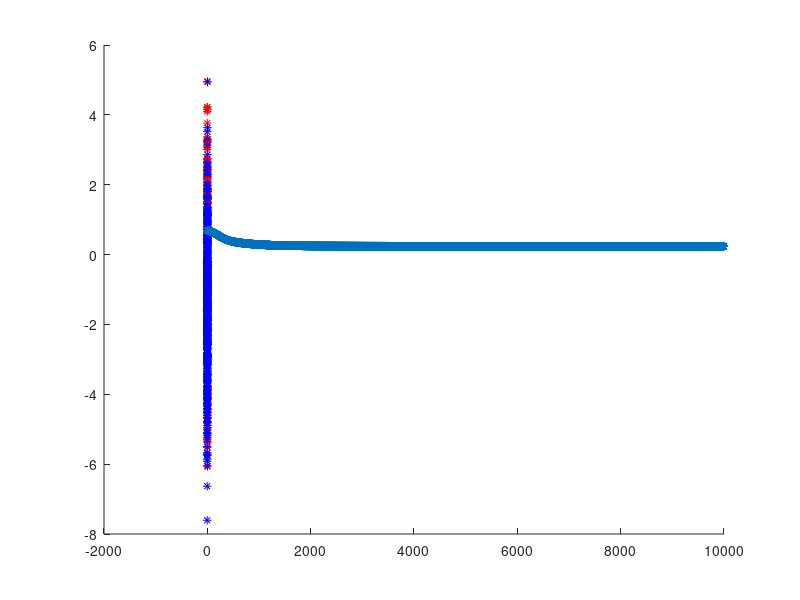
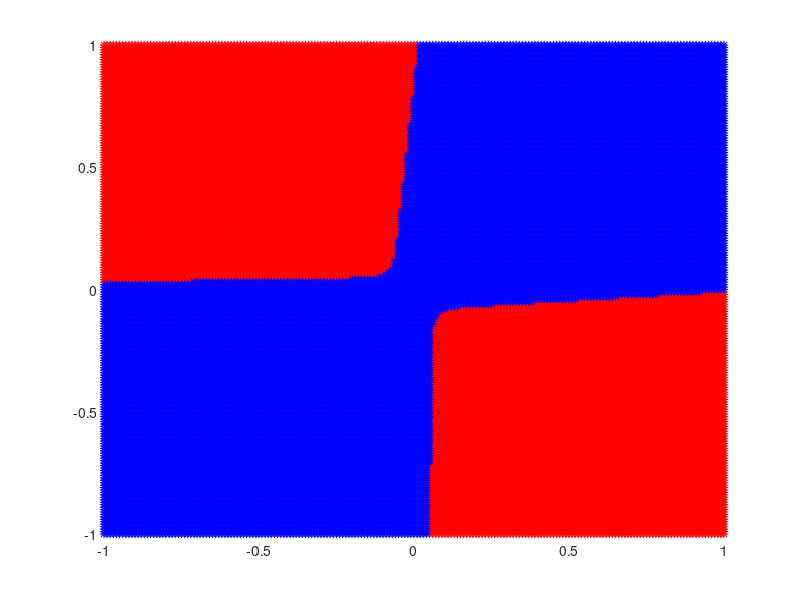

These charts were generated, in order, by the following MATLAB code:
%%% Optimization for (shallow) neural networks:
%%% Binary Classification

%%% Classification example -- the XOR problem
n = 1000;
x = 2*randn(n, 2) - 1;
y = (sign(x(:,1).*x(:,2)) + 1)/2;
d = size(x,2);
 
figure 
hold on
plot(x(y == 0,1), x(y == 0,2), '*r')
plot(x(y == 1,1), x(y == 1,2), '*b')

%%% Setting up 

L = 10; %%% number of hidden layers
%lambda = 0;
lambda = 0.01; %%% parameter weight decay

% loss function: cross entropy aka negative log-likelihood of a logistic
% regression model. 
loss = @(yhat) -(y .* log(yhat) + (1- y) .* log(1 - yhat));
% D --- short for derivative: derivative of the loss function
Dloss = @(yhat) -(y./yhat - (1-y)./(1 - yhat));


% activation function and derivative at the output layer (layer 2)
sigma2 = @(x) exp(x)./(1 + exp(x)); % logistic --- classification
Dsigma2 = @(x) sigma2(x) .* (1 - sigma2(x));

%%% Numerical Derivative check --- useful to know: 
%DSigma2(1.4)
%delta = 0.001;
%(sigma2(1.4 + delta) - sigma2(1.4))/delta

%%% activation function for generating the hidden layer

%%% The RELU function is not smooth, hence we used a smooth approximation
%%% so gradient descent can be applied. 
mu = 0.03;
sigma1 = @(x) (mu * log(exp(x / mu) + 1) - mu*log(2)); % smoothing of RELU function

% visual verification of the approximation
%grx = -3:0.01:3;
%plot(grx, sigma1(grx), '-', 'LineWidth', 4)

% derivative of sigma1
Dsigma1 = @(x) exp(x/mu)./(1 + exp(x/mu));

%%%%%%%%%%%%%%%%%%%%%%%%%%%%%%%%%%%%%%%%%%%%%%%%%%%%%%%%%%%%%%%%%%%%%%%%%%%
%%% Actual Optimization
%%%%%%%%%%%%%%%%%%%%%%%%%%%%%%%%%%%%%%%%%%%%%%%%%%%%%%%%%%%%%%%%%%%%%%%%%%%

% 
maxiter = 10000;
fvals = zeros(maxiter, 1);

% initialization 
Xtilde = [ones(n, 1) x]; 
Wtilde = randn(d+1, L) * 0.1;
wtilde = randn(L+1,1) * 0.1;

Xtildet_bdiag = kron(eye(L), Xtilde');

% function for generating the first hidden layer 
z1 = @(Wtilde) Xtilde * Wtilde;

% function for generating the second hidden layer 
z2 = @(Htilde, wtilde) Htilde * wtilde;  


% function evaluation (forward propagation)
Z1cur = z1(Wtilde);
Htilde = [ones(n,1) sigma1(Z1cur)];
z2cur = z2(Htilde, wtilde);
yhat = sigma2(z2cur);
iter = 1;
fvals(iter) = mean(loss(yhat)) + ((lambda/2) * sum(wtilde(2:end).^2) + (lambda/2) * sum(sum(Wtilde(2:end,:).^2)));

% gradient descent step-size 
stepsize = 0.03;

while iter < maxiter

    % compute gradient (back propagation)
    dL = Dloss(yhat);
    dsigma2 = Dsigma2(z2cur);
    weights = (dL .* dsigma2);
    grad_wtilde = (Htilde' *  weights/ n) + lambda * [0; wtilde(2:(L+1))];
    
    grad_Wtilde_p1 = (repmat(weights, [1 L]) .* Dsigma1(Z1cur)) .* (repmat(wtilde(2:(L+1)), [1 n])');
    grad_Wtilde_p2 =  Xtildet_bdiag  * grad_Wtilde_p1(:);
    grad_Wtilde = reshape(grad_Wtilde_p2, [(d+1) L])/n + lambda * [zeros(1, L);Wtilde(2:end,:)];
    % gradient update 
    %stepsize = min(0.1, 1/iter);
    wtilde = wtilde - stepsize * grad_wtilde;
    Wtilde = Wtilde - stepsize * grad_Wtilde;
    % compute function value (forward propagation)
    Z1cur = z1(Wtilde);
    Htilde = [ones(n,1) sigma1(Z1cur)];
    z2cur = z2(Htilde, wtilde);
    yhat = sigma2(z2cur);
    iter = iter + 1;
    fvals(iter) = mean(loss(yhat)) + ((lambda/2) * sum(wtilde(2:end).^2) +  (lambda/2) * sum(sum(Wtilde(2:end,:).^2)));

  
end

% sequence of function values
plot(fvals, '-*')
% misclassification rate on the training set
mean((yhat > 0.5) ~= y)

%%% visualize the regions that were learned
x1gr = (-1:0.01:1)';

counter = 1;
Xgr = zeros(numel(x1gr).^2, 2);
for i=1:numel(x1gr)
    for j=1:numel(x1gr)
      Xgr(counter,:) = [x1gr(i) x1gr(j)];  
      counter = counter + 1;
    end
end

ngr = size(Xgr, 1); 


Z1gr =  [ones(ngr, 1) Xgr] * Wtilde;
Htildegr = [ones(ngr,1) sigma1(Z1gr)];
z2gr = z2(Htildegr, wtilde);
yhatgr = sigma2(z2gr);

figure
hold on
plot(Xgr(yhatgr < 0.5,1), Xgr(yhatgr < 0.5,2), '*r')
plot(Xgr(yhatgr > 0.5,1), Xgr(yhatgr > 0.5,2), '*b')

%%%%%%%%%%%%%%%%%%%%%%%%%%%%%%%%%%%%%%%%%%%%%%%%%%%%%%%%%%%%%%%%%%%%%%%%%%%
%%%%%%%%%%%%%%%%%%%%%%%%%%%%%%%%%%%%%%%%%%%%%%%%%%%%%%%%%%%%%%%%%%%%%%%%%%%




